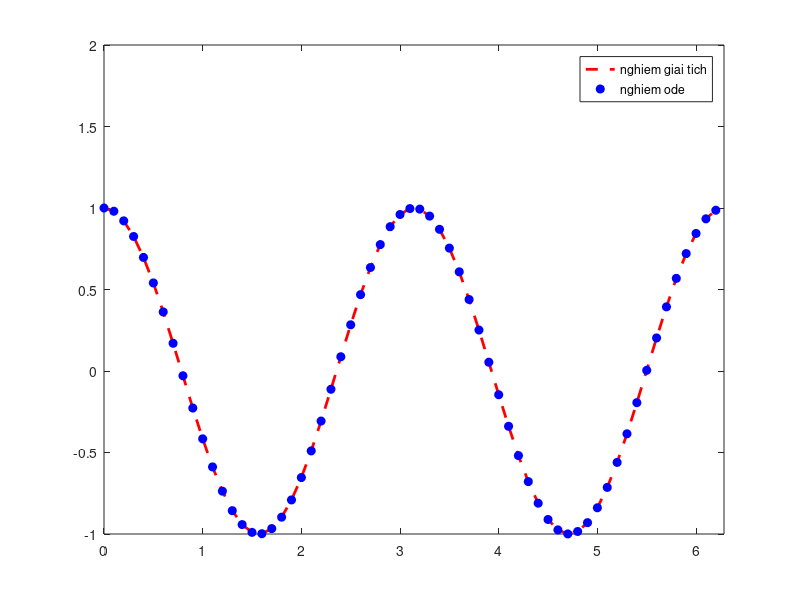

MATLAB code for this plot:
function bai6
[x,y]=ode45(@F,[0:0.1:2*pi],[1,0]);
plot(x,cos(2*x),'--r','linewidth',2); hold on
plot(x,y(:,1),'bo','markerfacecolor','b')
axis([0,2*pi,-1,2]);
legend('nghiem giai tich','nghiem ode');
function dy=F(x,y)
dy(1,1)=y(2);
dy(2,1)=-4*cos(2*x);